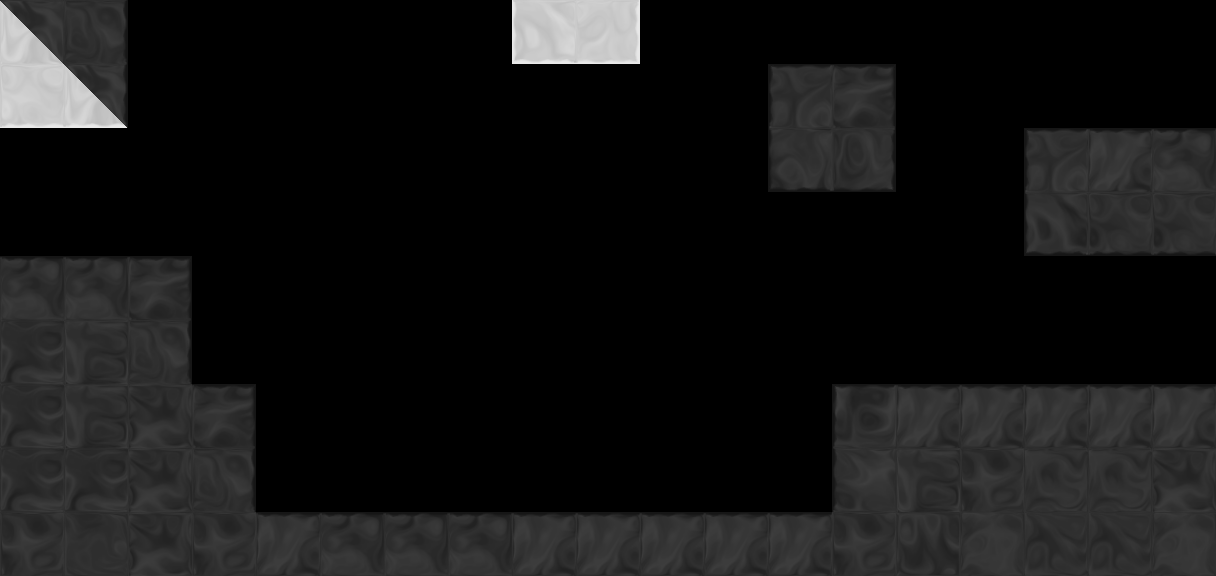

The image is a tile-based game level rendered from a .tmx file. Its description and complete source (layers, tilesets, objects, tile grids) follow:
An orthogonal 19x9 tile map with 64x64 px tiles, 1 tile layer (tile), 1 hidden layer not drawn, 6 tilesets and 8 objects (3x RoplateGreen, 2x Exit, DoorBlack, ShooterGreen, MediumStar).

<map version="1.0" orientation="orthogonal" width="19" height="9" tilewidth="64" tileheight="64">
 <properties>
  <property name="bg" value="bg_top" />
  <property name="bgParallaxX" value=".7" />
  <property name="bgParallaxY" value=".7" />
  <property name="music" value="level_blue" />
 </properties>
 <tileset firstgid="1" source="tiles/black_tiles.tsx" />
 <tileset firstgid="50" source="tiles/white_tiles.tsx" />
 <tileset firstgid="99" source="tiles/mixed_tiles.tsx" />
 <tileset firstgid="211" source="tiles/glass_tiles.tsx" />
 <tileset firstgid="260" source="tiles/black_indestructable.tsx" />
 <tileset firstgid="310" source="tiles/sand_tiles.tsx" />
 <layer name="backTile" width="19" height="9" visible="0">
  <data encoding="csv">
0,0,0,0,0,0,0,0,0,0,0,0,0,0,0,0,0,0,0,
0,0,0,0,0,0,0,0,0,0,0,0,0,0,0,0,0,0,0,
0,0,0,0,0,0,0,0,0,0,0,0,0,0,0,0,0,0,0,
0,0,0,0,0,0,0,0,0,0,0,0,0,0,0,0,0,0,0,
0,0,0,0,0,0,0,0,0,0,0,0,0,0,0,0,0,0,0,
0,0,0,0,0,0,0,0,0,0,0,0,0,0,0,0,0,0,0,
0,0,0,0,0,0,0,0,0,0,0,0,0,0,0,0,0,0,0,
0,0,0,0,0,0,0,0,0,0,0,0,0,0,0,0,0,0,0,
0,0,0,0,0,0,0,0,0,0,0,0,0,0,0,0,0,0,0
</data>
 </layer>
 <objectgroup name="obj" width="19" height="9">
  <object type="DoorBlack" x="1024" y="256" width="64" height="128">
   <properties>
    <property name="stopsMusic" value="true" />
   </properties>
  </object>
  <object type="RoplateGreen" x="448" y="320">
   <polygon points="0,0 0,128 -22,66" />
  </object>
  <object type="ShooterGreen" x="768" y="154">
   <polyline points="0,0 -320,230" />
  </object>
  <object type="RoplateGreen" x="400" y="184">
   <polygon points="0,0 -34,-96 -2,-60" />
  </object>
  <object type="RoplateGreen" x="654" y="392">
   <polygon points="0,-17 99,1 53,7" />
  </object>
  <object type="MediumStar" x="576" y="217" />
 </objectgroup>
 <layer name="tile" width="19" height="9">
  <data encoding="csv">
99,25,0,0,0,0,0,0,79,81,0,0,0,0,0,0,0,0,0,
80,148,0,0,0,0,0,0,0,0,0,0,16,11,0,0,0,0,0,
0,0,0,0,0,0,0,0,0,0,0,0,37,39,0,0,16,10,17,
0,0,0,0,0,0,0,0,0,0,0,0,0,0,0,0,30,31,31,
17,17,11,0,0,0,0,0,0,0,0,0,0,0,0,0,0,0,0,
42,2,25,0,0,0,0,0,0,0,0,0,0,0,0,0,0,0,0,
42,2,3,11,0,0,0,0,0,0,0,0,0,9,10,10,10,10,10,
42,42,3,25,0,0,0,0,0,0,0,0,0,22,2,5,21,21,3,
5,7,3,5,10,17,17,17,10,10,10,10,10,5,4,6,14,14,6
</data>
 </layer>
 <objectgroup name="front" width="19" height="9">
  <object type="Exit" x="1152" y="256" width="64" height="128">
   <properties>
    <property name="mapTo" value="arena" />
   </properties>
  </object>
  <object type="Exit" x="0" y="128" width="64" height="128">
   <properties>
    <property name="mapTo" value="useShooter" />
   </properties>
  </object>
 </objectgroup>
</map>
